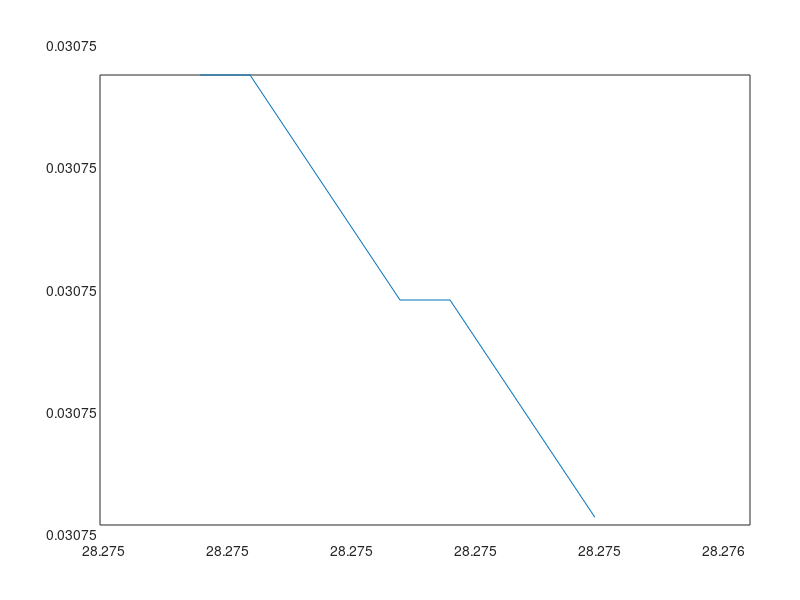

This chart was generated by the following MATLAB code: (Note: this script raises an error after producing the figure.)
function [a1,a2] = gaussian_integration()
  X = linspace(28.275485, 28.275500, 10); % for int(gaussian)~0.246/(2^3) -> a=28.275
  %X = linspace(14.137740, 14.137747, 10); % for int(gaussian^2)~0.246/(2^3) -> a=14.1377
  Y = X;

  for idx = 1:length(X)
    a = X(idx);
    Y(idx) = triplequad(@(x, y, z) exp(-a.*(x.^2 + y.^2 + z.^2)), -1/4, 1/4, -1/4, 1/4, -1/4, 1/4);
    %Y(idx) = triplequad(@(x, y, z) ( exp(-a.*(x.^2 + y.^2 + z.^2)) ).^2, -1/4, 1/4, -1/4, 1/4, -1/4, 1/4);
  end
  
  plot(X,Y);

  hline((1/2)^3,'r--');

  %hline(0.246,'g--');

  hline(0.246/(2^3),'b--');
  
  a1=28.275
  8*triplequad(@(x, y, z) exp(-a1.*(x.^2 + y.^2 + z.^2)), -1/4, 1/4, -1/4, 1/4, -1/4, 1/4)
  
  a2=14.1377
  8*triplequad(@(x, y, z) ( exp(-a2.*(x.^2 + y.^2 + z.^2)) ).^2, -1/4, 1/4, -1/4, 1/4, -1/4, 1/4)
  
  %foo = myfunc(a, 1, 2, 3)
  %triplequad(
end

function ret = myfunc(a, x, y, z)
  ret = exp(-a.*(x.^2 + y.^2 + z.^2));
end
